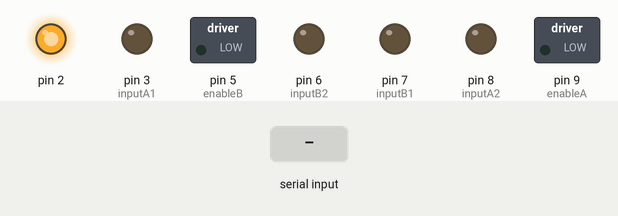
Recording of a sketch running on a simulated Arduino Uno, built with avr-gcc and run on an emulated ATmega328P. Shown: switched loads named in the sketch (green lamp = pin HIGH), output pins drawn as LEDs (lit = HIGH). Inputs (shaded band) come from the test bench.

Above: at 1.2 s.
1.3 s: "F\n" received over the second serial link
At 2.5 s:
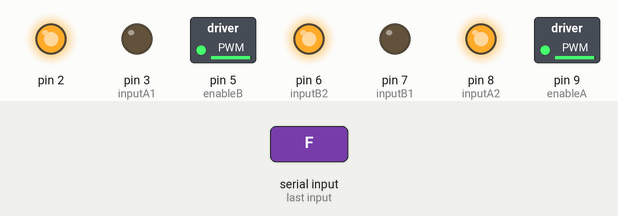
2.8 s: "L\n" received over the second serial link
At 3.9 s:
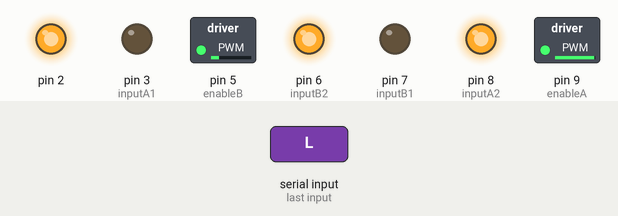
4.3 s: "R\n" received over the second serial link
At 5.0 s:
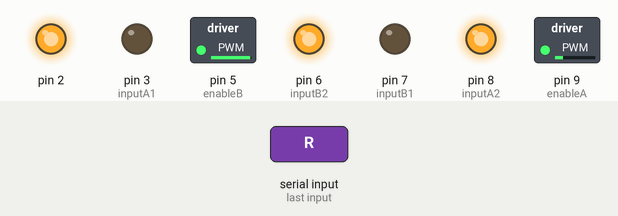
Timing chart, 0 to 7.3 s (numbered marks = the images above; inputs shaded):
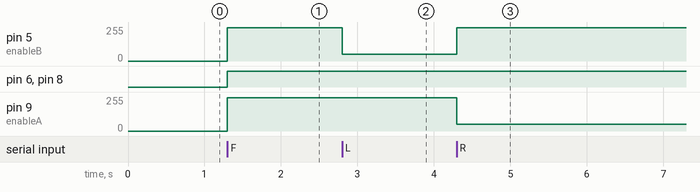

Measured:
- after the input at 1.3 s, pin 5 (enableB), pin 9 (enableA): 0/255 → 250/255 at once; pin 6 (inputB2), pin 8 (inputA2): LOW → HIGH at once
- after the input at 2.8 s, pin 5 (enableB): 250/255 → 50/255 at once
- after the input at 4.3 s, pin 5 (enableB): 50/255 → 250/255 at once; pin 9 (enableA): 250/255 → 50/255 at once

The sketch:

robotcode.ino
```cpp
#include <SoftwareSerial.h>

SoftwareSerial bt(10, 11);

#define BAUD 9600

#define SPEED 250
#define REDUCED_SPEED 50

//Enumeration for direction
enum DIRECTION {FORWARD, LEFT, RIGHT, BACKWARD, NOWHERE};

//At first robot will do nothing
DIRECTION Direction = NOWHERE;

//Motor pins
int enableA = 9;
int inputA1 = 3;
int inputA2 = 8;

int enableB = 5;
int inputB1 = 7;
int inputB2 = 6;

//incoming command
String command;

//Go forward
void forward(int speed){
  //Setting the speed;
  analogWrite(enableA, speed);
  analogWrite(enableB, speed);

  digitalWrite(inputA1, LOW);
  digitalWrite(inputA2, HIGH);

  digitalWrite(inputB1, LOW);
  digitalWrite(inputB2, HIGH);

}

void left(int speed){
  analogWrite(enableB, REDUCED_SPEED);
  analogWrite(enableA, speed);

  digitalWrite(inputA1, LOW);
  digitalWrite(inputA2, HIGH);

  digitalWrite(inputB1, LOW);
  digitalWrite(inputB2, HIGH);
}

void right(int speed){
  analogWrite(enableB, speed);
  analogWrite(enableA, REDUCED_SPEED);

  digitalWrite(inputA1, LOW);
  digitalWrite(inputA2, HIGH);

  digitalWrite(inputB1, LOW);
  digitalWrite(inputB2, HIGH);
}

void stop(void){
  digitalWrite(enableA, LOW);
  digitalWrite(enableB, LOW);

  digitalWrite(inputA1, LOW);
  digitalWrite(inputA2, LOW);

  digitalWrite(inputB1, LOW);
  digitalWrite(inputB2, LOW);
}

void setup() {
  pinMode(2, OUTPUT);
  digitalWrite(2, HIGH);
  pinMode(enableA, OUTPUT);
  pinMode(enableB, OUTPUT);
  pinMode(inputA1, OUTPUT);
  pinMode(inputA2, OUTPUT);
  pinMode(inputB1, OUTPUT);
  pinMode(inputB2, OUTPUT);
  Serial.begin(BAUD);
  bt.begin(BAUD);

}

void loop() {
  if (bt.available() > 0){
    command = bt.readStringUntil('\n');
  }


    if (command.equals("F")) forward(SPEED);
    else if (command.equals("L")) left(SPEED);
    else if (command.equals("R")) right(SPEED);
    else if (command.equals("S")) stop();

}
```
